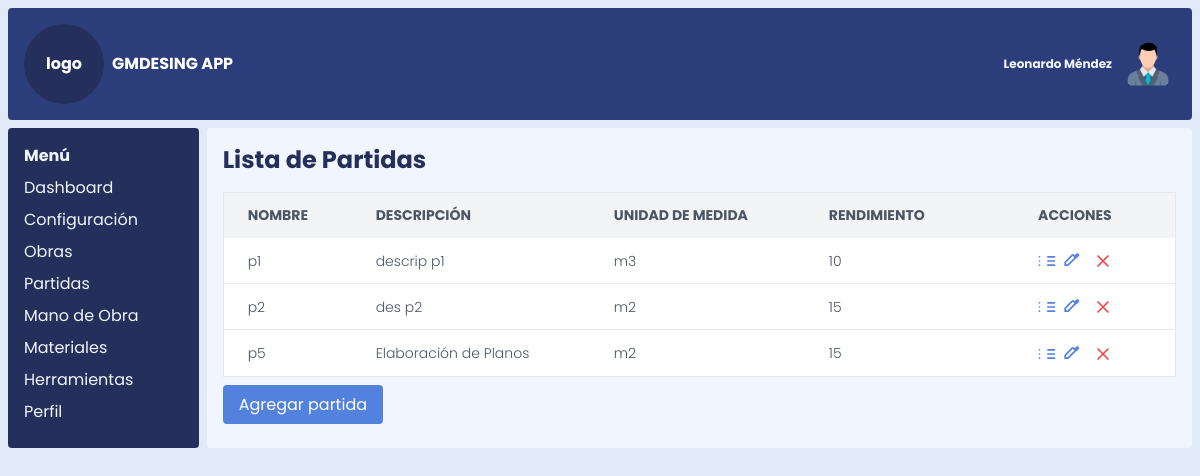
The page /partidas on the database as committed earlier.
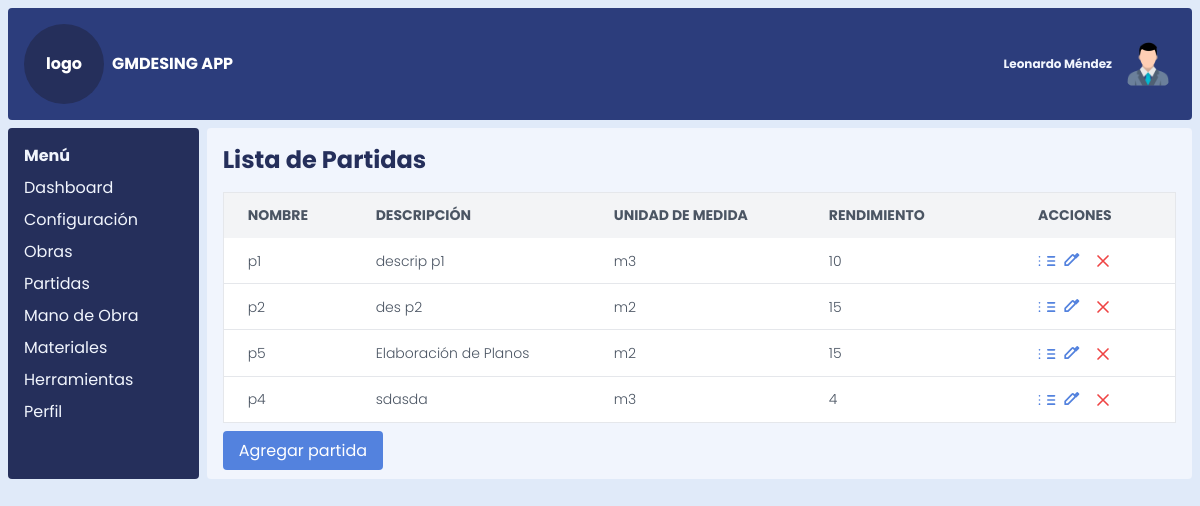
The same page on the database as committed later.
### models.py (models this page shows)
class Partida(db.Model):
    __tablename__ = 'partida'
    id_partida = db.Column(db.Integer, primary_key=True)
    nombre_partida = db.Column(db.String(100), nullable=False)
    descripcion_partida = db.Column(db.Text)
    unidad_medida_id = db.Column(
        db.Integer,
        db.ForeignKey('unidad_medida.id_unidad_medida', name='fk_partida_unidad_medida')
    )
    rendimiento = db.Column(db.Integer)
    obras = db.relationship('ObraPartida', back_populates='partida', lazy='dynamic')  # Relación con Obras
    mano_de_obra = db.relationship('PartidasManoDeObra', backref='partida', lazy=True)
    herramientas = db.relationship('PartidasHerramientas', backref='partida', lazy=True)
    materiales = db.relationship('PartidasMateriales', backref='partida', lazy=True)
    unidad_medida = db.relationship('UnidadMedida', backref='partidas')

class UnidadMedida(db.Model):
    __tablename__ = 'unidad_medida'
    id_unidad_medida = db.Column(db.Integer, primary_key=True)
    nombre_unidad_medida = db.Column(db.String(100), nullable=False)

### app.py (the view)
@app.route('/partidas')
def listar_partidas():
    partidas = Partida.query.all()
    return render_template('listar_partidas.html', partidas_lista=partidas,datos=datos)

### templates/listar_partidas.html (shortened to what this page needs)
{% extends 'index.html' %}
{% block content %}
    <h1 class="text-2xl font-bold mb-4">Lista de Partidas</h1>
    <div class="overflow-x-auto">
        <table class="min-w-full bg-white border border-gray-200">
            <thead>
                <tr class="bg-gray-100 text-gray-600 uppercase text-sm leading-normal">
                    <th class="py-3 px-6 text-left">Nombre</th>
                    <th class="py-3 px-6 text-left">Descripción</th>
                    <th class="py-3 px-6 text-left">Unidad de Medida</th>
                    <th class="py-3 px-6 text-left">Rendimiento</th>
                    <th class="py-3 px-12 text-center">Acciones</th>
                </tr>
            </thead>
            <tbody class="text-gray-600 text-sm font-light">
                {% for partida in partidas_lista %}
                    <tr class="border-b border-gray-200 hover:bg-gray-100">
                        <td class="py-3 px-6">{{ partida.nombre_partida }}</td>
                        <td class="py-3 px-6">{{ partida.descripcion_partida or "Sin descripción" }}</td>
                        <td class="py-3 px-6">{{ partida.unidad_medida.nombre_unidad_medida or "Sin Und" }}</td>
                        <td class="py-3 px-6">{{ partida.rendimiento or "Sin Información" }}</td>
                        <td class="py-3 px-6 text-center">
                            <a href="{{ url_for('ver_partida', id=partida.id_partida) }}" class="text-blue-500 hover:text-blue-700" title="Ver Detalles">
                                <svg xmlns="http://www.w3.org/2000/svg" class="h-5 w-5 inline" fill="none" viewBox="0 0 24 24" stroke="currentColor">
                                    <path stroke-linecap="round" stroke-linejoin="round" stroke-width="2" d="M13 7h8M13 12h8m-8 5h8M3 7h.01M3 12h.01M3 17h.01" />
                                </svg>
                            </a>
                            <a href="{{ url_for('editar_partida', id_partida=partida.id_partida) }}" class="text-blue-500 hover:text-blue-700" title="Editar">
                            </a>
                            <a href="{{ url_for('eliminar_partida', id_partida=partida.id_partida) }}" class="text-red-500 hover:text-red-700 ml-2" title="Eliminar">
                                <svg xmlns="http://www.w3.org/2000/svg" class="h-5 w-5 inline" fill="none" viewBox="0 0 24 24" stroke="currentColor">
                                    <path stroke-linecap="round" stroke-linejoin="round" stroke-width="2" d="M6 18L18 6M6 6l12 12" />
                                </svg>
                            </a>
                        </td>
                    </tr>
                {% endfor %}
            </tbody>
        </table>
    </div>
    <div class="mt-4">
        <a href="{{ url_for('crear_partida') }}" class="bg-blue-500 text-white px-4 py-2 rounded hover:bg-blue-600">Agregar partida</a>
    </div>
{% endblock %}

Rows that differ between the two databases and show on the page:
added Partida: nombre_partida "p4", descripcion_partida "sdasda", unidad_medida "m3", rendimiento "4"
